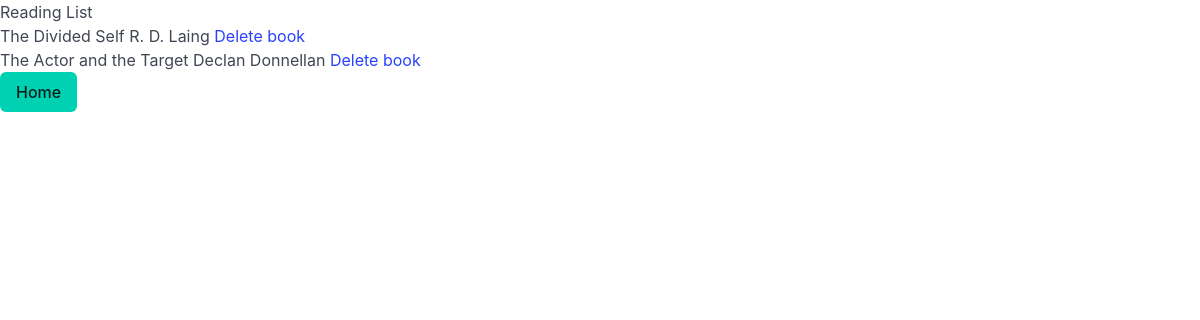
Before: /view with the older database file.
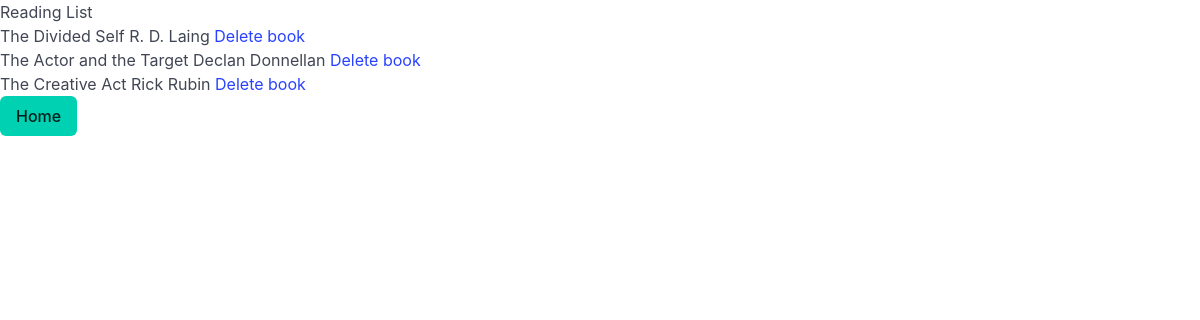
After: the same page with the newer database file.
### tables this page shows
CREATE TABLE book (
            book_id INTEGER PRIMARY KEY AUTOINCREMENT,
            title TEXT NOT NULL,
            author TEXT NOT NULL,
            status TEXT,
            added_at TEXT NOT NULL
        );

### app.py (the view)
@app.route('/view')
def viewtitle():
    books = get_all_books()
    return render_template('viewtitle.html', books = books)

### database.py (called while the page is built)
def get_db():
    conn = sqlite3.connect('book.db')
    conn.row_factory = sqlite3.Row
    return conn

def get_all_books():
    conn = get_db()
    cursor = conn.cursor()
    books = cursor.execute('SELECT * FROM book').fetchall()
    result = []
    for book in books:
        result.append({
            'id': book['book_id'],
            'title': book['title'],
            'author': book['author'],
            'status': book['status']
        })
    conn.close()
    return result

### templates/viewtitle.html (shortened to what this page needs)
<!DOCTYPE html>
<html lang="en">
<head>
    <link rel="stylesheet" href="https://cdn.jsdelivr.net/npm/bulma@1.0.4/css/bulma.min.css">
    <link rel="stylesheet" href="style.css">
</head>
<body>
    <h1>Reading List</h1>
    <ul>
        {% for book in books %}
            <li>
                {{ book.title }} {{ book.author}}
                <a href=""><button>Delete book</button></a>
            </li>
        {% endfor %}
    </ul>
    <a href="{{url_for('tracker')}}">
            <button class="button is-primary">Home</button>
        </a>
</body>
</html>

Changed rows visible on the page:
added book: title "The Creative Act", author "Rick Rubin"
